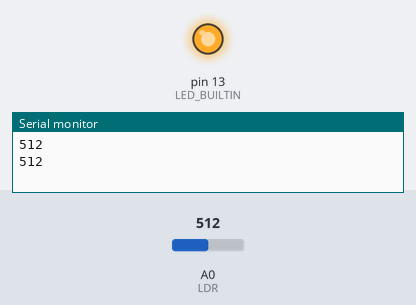
This sketch was run on a simulated Arduino Uno, built with avr-gcc and run on an emulated ATmega328P. Shown: output pins drawn as LEDs (lit = HIGH), the last lines printed to the serial monitor. The inputs (shaded band) are chosen by the test bench; at power-on: A0 (LDR) = 512.

Above: at 1.8 s.
1.9 s: A0 (LDR) set to 54
3.4 s: A0 (LDR) set to 44
At 4.9 s:
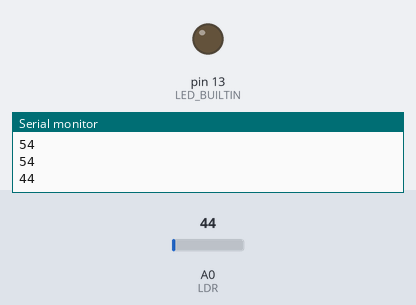
5.5 s: A0 (LDR) set to 122
At 6.4 s:
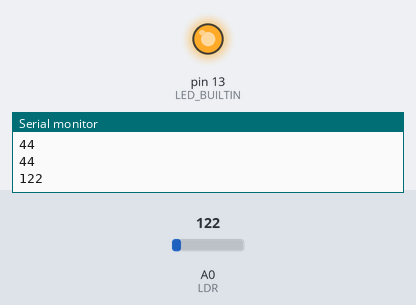
7.5 s: A0 (LDR) set to 0
At 9.1 s:
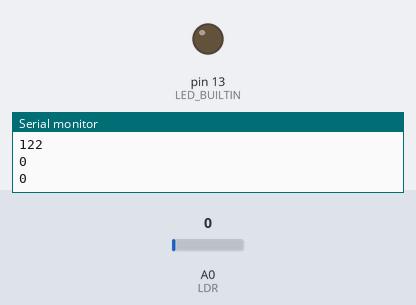
Timing chart, 0 to 10.5 s (numbered marks = the images above; inputs shaded):
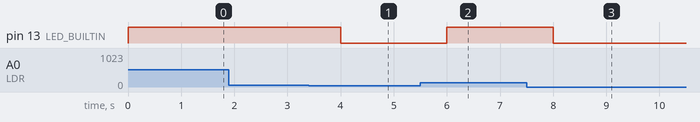

Measured:
- the behaviour switches between 50 and 49 on A0 (LDR) (found by bisection; images 0 and 1)
- after the input at 3.4 s, pin 13 (LED_BUILTIN): HIGH → LOW after 0.60 s
- after the input at 5.5 s, pin 13 (LED_BUILTIN): LOW → HIGH after 0.50 s
- after the input at 7.5 s, pin 13 (LED_BUILTIN): HIGH → LOW after 0.50 s

The sketch:

LDR.ino
```cpp
#define LDR   A0
#define LIGHT_INTENSITY 50
//#define LED_BUILTIN D2
uint16_t LDR_ADC = 0;
void setup() {
  pinMode(LDR, INPUT);
  pinMode(LED_BUILTIN, OUTPUT);
//  digitalWrite(LED_BUILTIN, LOW);
  Serial.begin(9600);
  // put your setup code here, to run once:

}

void loop() {
  // put your main code here, to run repeatedly:
  LDR_ADC = analogRead(LDR);
  if(LDR_ADC < LIGHT_INTENSITY)
  {
    digitalWrite(LED_BUILTIN, LOW);
  }
  else
  {
    digitalWrite(LED_BUILTIN, HIGH);
  }
  Serial.println(LDR_ADC);
  delay(1000);

}
```
